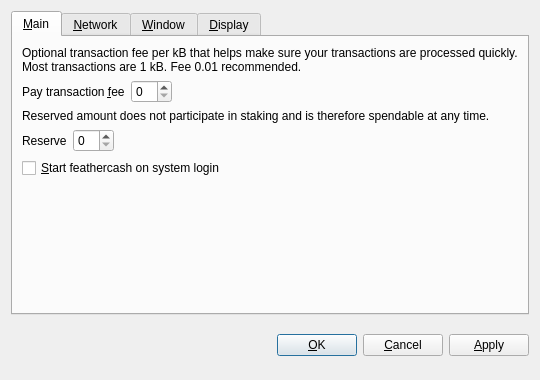
<?xml version="1.0" encoding="UTF-8"?>
<ui version="4.0">
 <class>OptionsDialog</class>
 <widget class="QDialog" name="OptionsDialog">
  <property name="geometry">
   <rect>
    <x>0</x>
    <y>0</y>
    <width>540</width>
    <height>380</height>
   </rect>
  </property>
  <property name="windowTitle">
   <string>Options</string>
  </property>
  <property name="modal">
   <bool>true</bool>
  </property>
  <layout class="QVBoxLayout" name="verticalLayout">
   <item>
    <widget class="QTabWidget" name="tabWidget">
     <property name="tabPosition">
      <enum>QTabWidget::North</enum>
     </property>
     <property name="currentIndex">
      <number>0</number>
     </property>
     <widget class="QWidget" name="tabMain">
      <attribute name="title">
       <string>&amp;Main</string>
      </attribute>
      <layout class="QVBoxLayout" name="verticalLayout_Main">
       <item>
        <widget class="QLabel" name="transactionFeeInfoLabel">
         <property name="text">
          <string>Optional transaction fee per kB that helps make sure your transactions are processed quickly. Most transactions are 1 kB. Fee 0.01 recommended.</string>
         </property>
         <property name="textFormat">
          <enum>Qt::PlainText</enum>
         </property>
         <property name="wordWrap">
          <bool>true</bool>
         </property>
        </widget>
       </item>
       <item>
        <layout class="QHBoxLayout" name="horizontalLayoutFee">
         <item>
          <widget class="QLabel" name="transactionFeeLabel">
           <property name="text">
            <string>Pay transaction &amp;fee</string>
           </property>
           <property name="textFormat">
            <enum>Qt::PlainText</enum>
           </property>
           <property name="buddy">
            <cstring>transactionFee</cstring>
           </property>
          </widget>
         </item>
         <item>
          <widget class="BitcoinAmountField" name="transactionFee"/>
         </item>
         <item>
          <spacer name="horizontalSpacerFee">
           <property name="orientation">
            <enum>Qt::Horizontal</enum>
           </property>
           <property name="sizeHint" stdset="0">
            <size>
             <width>40</width>
             <height>20</height>
            </size>
           </property>
          </spacer>
         </item>
        </layout>
       </item>
       <item>
        <widget class="QLabel" name="reserveBalanceInfoLabel">
         <property name="text">
          <string>Reserved amount does not participate in staking and is therefore spendable at any time.</string>
         </property>
         <property name="textFormat">
          <enum>Qt::PlainText</enum>
         </property>
         <property name="wordWrap">
          <bool>true</bool>
         </property>
        </widget>
       </item>
       <item>
        <layout class="QHBoxLayout" name="horizontalLayoutReserveBalance">
         <item>
          <widget class="QLabel" name="reserveBalanceLabel">
           <property name="text">
            <string>Reserve</string>
           </property>
           <property name="textFormat">
            <enum>Qt::PlainText</enum>
           </property>
           <property name="buddy">
            <cstring>reserveBalance</cstring>
           </property>
          </widget>
         </item>
         <item>
          <widget class="BitcoinAmountField" name="reserveBalance"/>
         </item>
         <item>
          <spacer name="horizontalSpacerReserveBalance">
           <property name="orientation">
            <enum>Qt::Horizontal</enum>
           </property>
           <property name="sizeHint" stdset="0">
            <size>
             <width>40</width>
             <height>20</height>
            </size>
           </property>
          </spacer>
         </item>
        </layout>
       </item>
       <item>
        <widget class="QCheckBox" name="bitcoinAtStartup">
         <property name="toolTip">
          <string>Automatically start feathercash after logging in to the system.</string>
         </property>
         <property name="text">
          <string>&amp;Start feathercash on system login</string>
         </property>
        </widget>
       </item>
       <item>
        <spacer name="verticalSpacer_Main">
         <property name="orientation">
          <enum>Qt::Vertical</enum>
         </property>
         <property name="sizeHint" stdset="0">
          <size>
           <width>20</width>
           <height>40</height>
          </size>
         </property>
        </spacer>
       </item>
      </layout>
     </widget>
     <widget class="QWidget" name="tabNetwork">
      <attribute name="title">
       <string>&amp;Network</string>
      </attribute>
      <layout class="QVBoxLayout" name="verticalLayout_Network">
       <item>
        <widget class="QCheckBox" name="mapPortUpnp">
         <property name="toolTip">
          <string>Automatically open the feathercash client port on the router. This only works when your router supports UPnP and it is enabled.</string>
         </property>
         <property name="text">
          <string>Map port using &amp;UPnP</string>
         </property>
        </widget>
       </item>
       <item>
        <widget class="QCheckBox" name="connectSocks">
         <property name="toolTip">
          <string>Connect to the feathercash network through a SOCKS proxy (e.g. when connecting through Tor).</string>
         </property>
         <property name="text">
          <string>&amp;Connect through SOCKS proxy:</string>
         </property>
        </widget>
       </item>
       <item>
        <layout class="QHBoxLayout" name="horizontalLayout_Network">
         <item>
          <widget class="QLabel" name="proxyIpLabel">
           <property name="text">
            <string>Proxy &amp;IP:</string>
           </property>
           <property name="textFormat">
            <enum>Qt::PlainText</enum>
           </property>
           <property name="buddy">
            <cstring>proxyIp</cstring>
           </property>
          </widget>
         </item>
         <item>
          <widget class="QValidatedLineEdit" name="proxyIp">
           <property name="maximumSize">
            <size>
             <width>140</width>
             <height>16777215</height>
            </size>
           </property>
           <property name="toolTip">
            <string>IP address of the proxy (e.g. 127.0.0.1)</string>
           </property>
          </widget>
         </item>
         <item>
          <widget class="QLabel" name="proxyPortLabel">
           <property name="text">
            <string>&amp;Port:</string>
           </property>
           <property name="textFormat">
            <enum>Qt::PlainText</enum>
           </property>
           <property name="buddy">
            <cstring>proxyPort</cstring>
           </property>
          </widget>
         </item>
         <item>
          <widget class="QLineEdit" name="proxyPort">
           <property name="maximumSize">
            <size>
             <width>55</width>
             <height>16777215</height>
            </size>
           </property>
           <property name="toolTip">
            <string>Port of the proxy (e.g. 9050)</string>
           </property>
          </widget>
         </item>
         <item>
          <widget class="QLabel" name="socksVersionLabel">
           <property name="text">
            <string>SOCKS &amp;Version:</string>
           </property>
           <property name="textFormat">
            <enum>Qt::PlainText</enum>
           </property>
           <property name="buddy">
            <cstring>socksVersion</cstring>
           </property>
          </widget>
         </item>
         <item>
          <widget class="QValueComboBox" name="socksVersion">
           <property name="toolTip">
            <string>SOCKS version of the proxy (e.g. 5)</string>
           </property>
          </widget>
         </item>
         <item>
          <spacer name="horizontalSpacer_Network">
           <property name="orientation">
            <enum>Qt::Horizontal</enum>
           </property>
           <property name="sizeHint" stdset="0">
            <size>
             <width>40</width>
             <height>20</height>
            </size>
           </property>
          </spacer>
         </item>
        </layout>
       </item>
       <item>
        <spacer name="verticalSpacer_Network">
         <property name="orientation">
          <enum>Qt::Vertical</enum>
         </property>
         <property name="sizeHint" stdset="0">
          <size>
           <width>20</width>
           <height>40</height>
          </size>
         </property>
        </spacer>
       </item>
      </layout>
     </widget>
     <widget class="QWidget" name="tabWindow">
      <attribute name="title">
       <string>&amp;Window</string>
      </attribute>
      <layout class="QVBoxLayout" name="verticalLayout_Window">
       <item>
        <widget class="QCheckBox" name="minimizeToTray">
         <property name="toolTip">
          <string>Show only a tray icon after minimizing the window.</string>
         </property>
         <property name="text">
          <string>&amp;Minimize to the tray instead of the taskbar</string>
         </property>
        </widget>
       </item>
       <item>
        <widget class="QCheckBox" name="minimizeOnClose">
         <property name="toolTip">
          <string>Minimize instead of exit the application when the window is closed. When this option is enabled, the application will be closed only after selecting Quit in the menu.</string>
         </property>
         <property name="text">
          <string>M&amp;inimize on close</string>
         </property>
        </widget>
       </item>
       <item>
        <spacer name="verticalSpacer_Window">
         <property name="orientation">
          <enum>Qt::Vertical</enum>
         </property>
         <property name="sizeHint" stdset="0">
          <size>
           <width>20</width>
           <height>40</height>
          </size>
         </property>
        </spacer>
       </item>
      </layout>
     </widget>
     <widget class="QWidget" name="tabDisplay">
      <attribute name="title">
       <string>&amp;Display</string>
      </attribute>
      <layout class="QVBoxLayout" name="verticalLayout_Display">
       <item>
        <layout class="QHBoxLayout" name="horizontalLayout_1_Display">
         <item>
          <widget class="QLabel" name="langLabel">
           <property name="text">
            <string>User Interface &amp;language:</string>
           </property>
           <property name="textFormat">
            <enum>Qt::PlainText</enum>
           </property>
           <property name="buddy">
            <cstring>lang</cstring>
           </property>
          </widget>
         </item>
         <item>
          <widget class="QValueComboBox" name="lang">
           <property name="toolTip">
            <string>The user interface language can be set here. This setting will take effect after restarting feathercash.</string>
           </property>
          </widget>
         </item>
        </layout>
       </item>
       <item>
        <layout class="QHBoxLayout" name="horizontalLayout_2_Display">
         <item>
          <widget class="QLabel" name="unitLabel">
           <property name="text">
            <string>&amp;Unit to show amounts in:</string>
           </property>
           <property name="textFormat">
            <enum>Qt::PlainText</enum>
           </property>
           <property name="buddy">
            <cstring>unit</cstring>
           </property>
          </widget>
         </item>
         <item>
          <widget class="QValueComboBox" name="unit">
           <property name="toolTip">
            <string>Choose the default subdivision unit to show in the interface and when sending coins.</string>
           </property>
          </widget>
         </item>
        </layout>
       </item>
       <item>
        <widget class="QCheckBox" name="displayAddresses">
         <property name="toolTip">
          <string>Whether to show feathercash addresses in the transaction list or not.</string>
         </property>
         <property name="text">
          <string>&amp;Display addresses in transaction list</string>
         </property>
        </widget>
       </item>
       <item>
        <widget class="QCheckBox" name="coinControlFeatures">
         <property name="toolTip">
          <string>Whether to show coin control features or not.</string>
         </property>
         <property name="text">
          <string>Display coin &amp;control features (experts only!)</string>
         </property>
        </widget>
       </item>
       <item>
        <spacer name="verticalSpacer_Display">
         <property name="orientation">
          <enum>Qt::Vertical</enum>
         </property>
         <property name="sizeHint" stdset="0">
          <size>
           <width>20</width>
           <height>40</height>
          </size>
         </property>
        </spacer>
       </item>
      </layout>
     </widget>
    </widget>
   </item>
   <item>
    <layout class="QHBoxLayout" name="horizontalLayout_Buttons">
     <item>
      <spacer name="horizontalSpacer_1">
       <property name="orientation">
        <enum>Qt::Horizontal</enum>
       </property>
       <property name="sizeHint" stdset="0">
        <size>
         <width>40</width>
         <height>48</height>
        </size>
       </property>
      </spacer>
     </item>
     <item>
      <widget class="QLabel" name="statusLabel">
       <property name="font">
        <font>
         <weight>75</weight>
         <bold>true</bold>
        </font>
       </property>
       <property name="text">
        <string/>
       </property>
       <property name="textFormat">
        <enum>Qt::PlainText</enum>
       </property>
       <property name="wordWrap">
        <bool>true</bool>
       </property>
      </widget>
     </item>
     <item>
      <spacer name="horizontalSpacer_2">
       <property name="orientation">
        <enum>Qt::Horizontal</enum>
       </property>
       <property name="sizeHint" stdset="0">
        <size>
         <width>40</width>
         <height>48</height>
        </size>
       </property>
      </spacer>
     </item>
     <item>
      <widget class="QPushButton" name="okButton">
       <property name="text">
        <string>&amp;OK</string>
       </property>
      </widget>
     </item>
     <item>
      <widget class="QPushButton" name="cancelButton">
       <property name="text">
        <string>&amp;Cancel</string>
       </property>
       <property name="autoDefault">
        <bool>false</bool>
       </property>
      </widget>
     </item>
     <item>
      <widget class="QPushButton" name="applyButton">
       <property name="text">
        <string>&amp;Apply</string>
       </property>
       <property name="autoDefault">
        <bool>false</bool>
       </property>
      </widget>
     </item>
    </layout>
   </item>
  </layout>
 </widget>
 <customwidgets>
  <customwidget>
   <class>BitcoinAmountField</class>
   <extends>QSpinBox</extends>
   <header>bitcoinamountfield.h</header>
  </customwidget>
  <customwidget>
   <class>QValueComboBox</class>
   <extends>QComboBox</extends>
   <header>qvaluecombobox.h</header>
  </customwidget>
  <customwidget>
   <class>QValidatedLineEdit</class>
   <extends>QLineEdit</extends>
   <header>qvalidatedlineedit.h</header>
  </customwidget>
 </customwidgets>
 <resources/>
 <connections/>
</ui>
